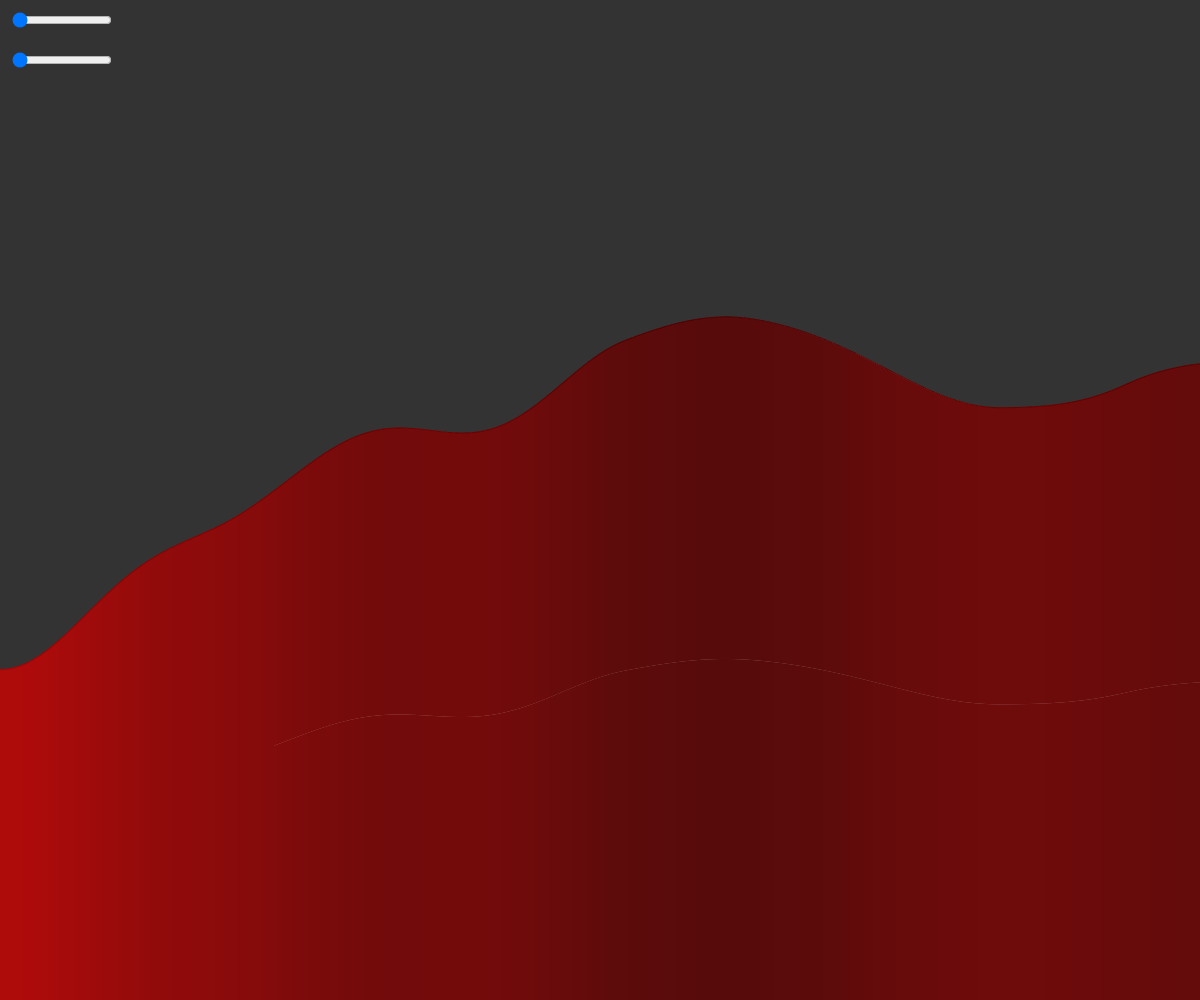
Frame 1 (no input)
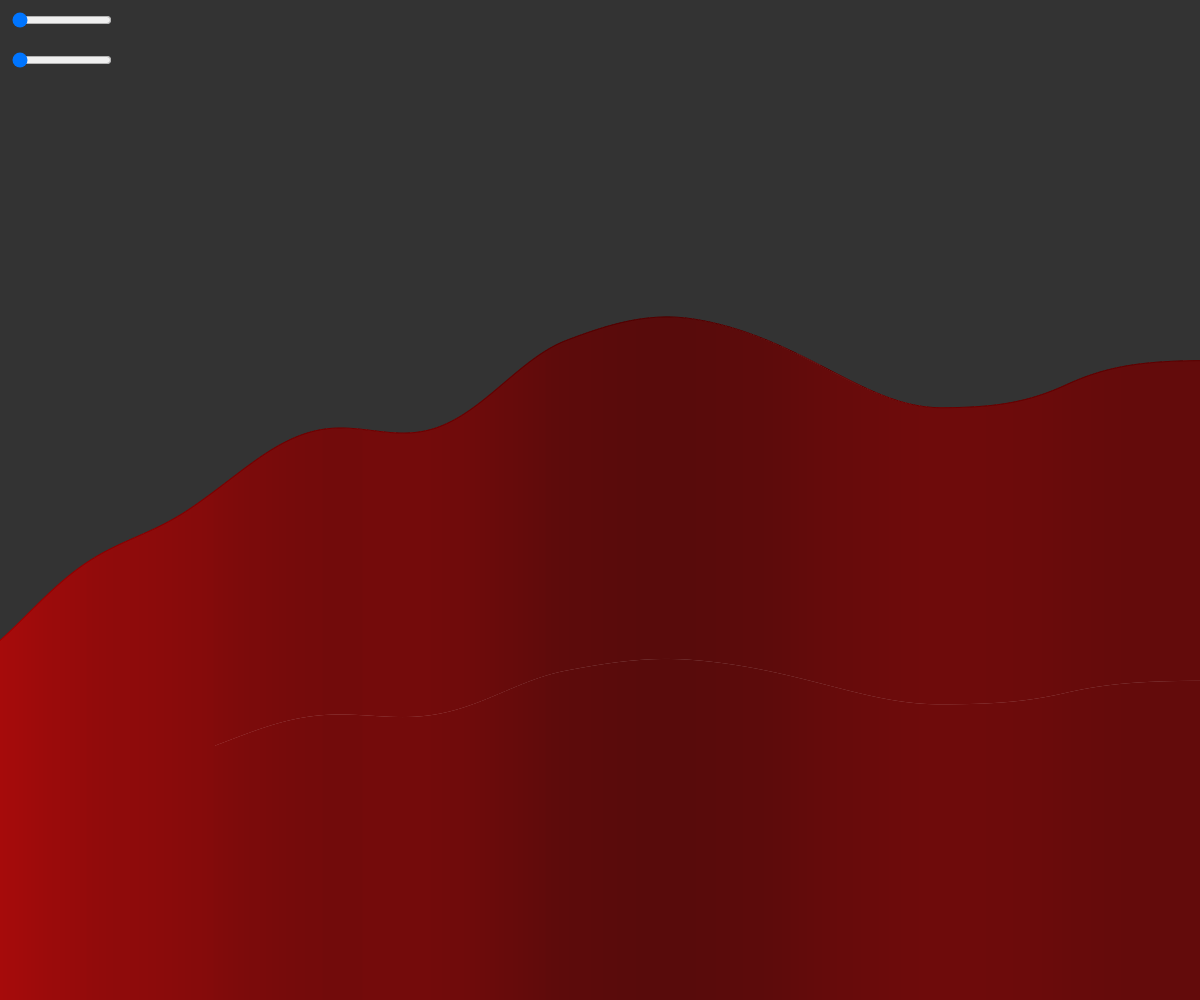
Frame 60 (no input)
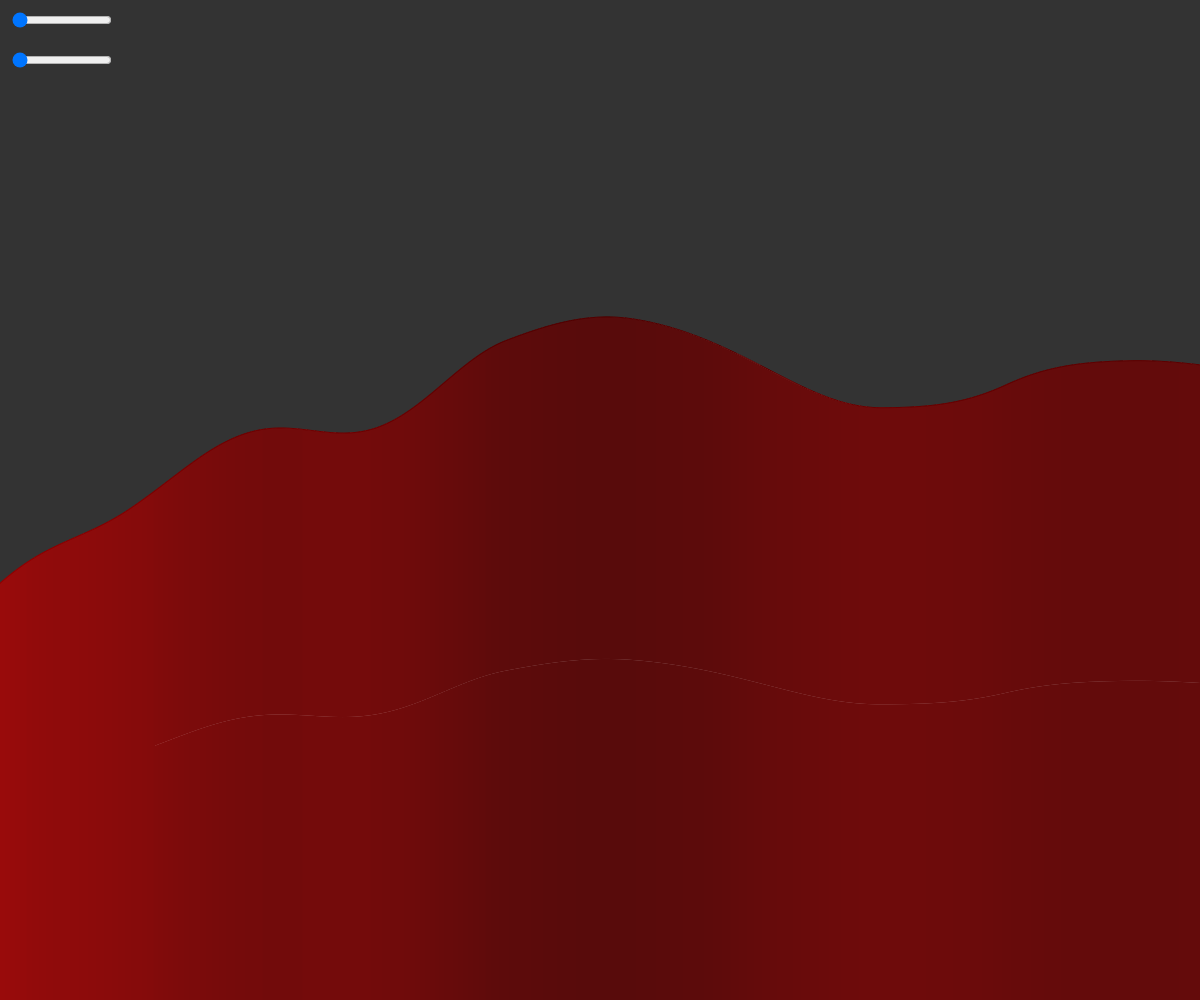
Frame 120 (the mouse pressed at the canvas centre since frame 60)

The p5.js sketch that drew these frames (run headless with seeded random() and noise() and a simulated clock; from frame 60 on, the mouse is pressed at the canvas centre):

// p5.js sketch
// ── sketch.js
// Project Title
// Your Name
// Date
//
// Extra for Experts:
// - describe what you did to take this project "above and beyond"

let start = 0;
let inc = 0.02;
let scrolling = true;
let incChanger;
let speedMult;
let flagY = 0;
let flagx = 0;

function setup() {
  createCanvas(windowWidth, windowHeight);
  noStroke();

  incChanger = createSlider(1, 300, 0.01);
  incChanger.position(10, 10);
  incChanger.style('width', '100px');

  speedMult = createSlider(1, 50, 0.01);
  speedMult.position(10, 50);
  speedMult.style('width', '100px');


  
}

function draw() {

  inc = incChanger.value() / 1000;

  background(51);
  beginShape();
  let xOff = start;
  let x = 0;
  for (let x = 0; x <= width; x++) {
    stroke(noise(xOff)*255, noise(xOff), noise(xOff));
    let y = noise(xOff) * height;
    rectMode(CORNER);
    rect(x, y, 1, height);

    xOff += inc;
  }
  endShape();


  if (scrolling === true){
    start += inc*speedMult.value();
  }
  else if(scrolling === false) {
    //
  }


  
}

function keyPressed(){
  if (key === 's') {
    scrolling = !scrolling;
  }
}
